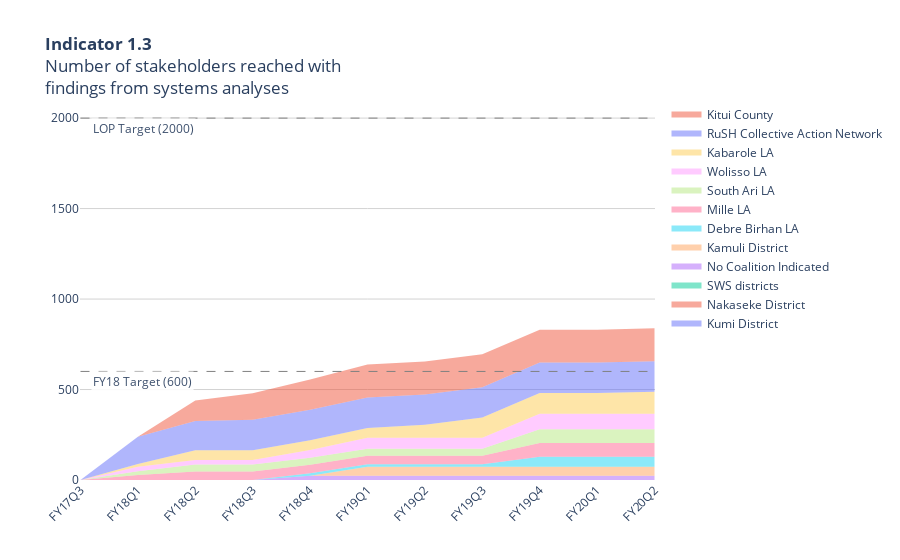

Notebook code for this chart:
### Code cell
fig = go.Figure()

y_store = np.array([0]* len(df13_c.columns))

for row in df13_c.iterrows():
    x = df13_c.columns
    y = row[1].to_numpy()
    y_store = y_store + y
    if row[0] == df13_c.index[0]:
        fig.add_trace(go.Scatter(x=x, y=y_store, fill='tozeroy', 
                                 mode='none', name=row[0]))
    else:
        fig.add_trace(go.Scatter(x=x, y=y_store, fill='tonexty', 
                                 mode='none', name=row[0])) 

fig.update_layout(plot_bgcolor='rgba(0,0,0,0)',
                  title_text='<b>Indicator 1.3</b><br>'+
                  'Number of stakeholders reached with <br>'+
                  'findings from systems analyses')

# update y axes
fig.update_yaxes(showgrid=True, gridwidth=1, gridcolor='lightgrey',
                range=[0, 2100])

# update x axes
fig.update_xaxes(tickangle=-45)

# add target line
fig.add_shape(dict(
    type='line',
    x0=0, x1=len(df13_c.columns)-1, y0=600, y1=600,
    line=dict(color='grey', width=1, dash='dash')))

fig.add_annotation(dict(x=0, y=600, text='FY18 Target (600)',
                          xanchor='left', yanchor='top', xshift=10, 
                          showarrow=False, bgcolor='white', opacity=.9))

fig.add_shape(dict(
    type='line',
    x0=0, x1=len(df13_c.columns)-1, y0=2000, y1=2000,
    line=dict(color='grey', width=1, dash='dash')))

fig.add_annotation(dict(x=0, y=2000, text='LOP Target (2000)',
                          xanchor='left', yanchor='top', xshift=10, 
                          showarrow=False, bgcolor='white', opacity=.9))

# Remove mode bar
config = {'displayModeBar': False}

fig.show(config=config)

### Figure 1 — Plotly figure (JSON) as saved in the notebook; plotly's stock layout.template omitted (floating-point values rounded to 4 significant figures)
{"data": [{"fill": "tozeroy", "mode": "none", "name": "Kumi District", "type": "scatter", "x": ["FY17Q3", "FY18Q1", "FY18Q2", "FY18Q3", "FY18Q4", "FY19Q1", "FY19Q2", "FY19Q3", "FY19Q4", "FY20Q1", "FY20Q2"], "y": [0, 0, 0, 0, 0, 0, 0, 0, 0, 0, 0]}, {"fill": "tonexty", "mode": "none", "name": "Nakaseke District", "type": "scatter", "x": ["FY17Q3", "FY18Q1", "FY18Q2", "FY18Q3", "FY18Q4", "FY19Q1", "FY19Q2", "FY19Q3", "FY19Q4", "FY20Q1", "FY20Q2"], "y": [0, 0, 0, 0, 0, 0, 0, 0, 0, 0, 0]}, {"fill": "tonexty", "mode": "none", "name": "SWS districts", "type": "scatter", "x": ["FY17Q3", "FY18Q1", "FY18Q2", "FY18Q3", "FY18Q4", "FY19Q1", "FY19Q2", "FY19Q3", "FY19Q4", "FY20Q1", "FY20Q2"], "y": [0, 0, 0, 0, 0, 0, 0, 0, 0, 0, 0]}, {"fill": "tonexty", "mode": "none", "name": "No Coalition Indicated", "type": "scatter", "x": ["FY17Q3", "FY18Q1", "FY18Q2", "FY18Q3", "FY18Q4", "FY19Q1", "FY19Q2", "FY19Q3", "FY19Q4", "FY20Q1", "FY20Q2"], "y": [0, 0, 0, 0, 23, 23, 23, 23, 23, 23, 23]}, {"fill": "tonexty", "mode": "none", "name": "Kamuli District", "type": "scatter", "x": ["FY17Q3", "FY18Q1", "FY18Q2", "FY18Q3", "FY18Q4", "FY19Q1", "FY19Q2", "FY19Q3", "FY19Q4", "FY20Q1", "FY20Q2"], "y": [0, 0, 0, 0, 23, 73, 73, 73, 73, 73, 73]}, {"fill": "tonexty", "mode": "none", "name": "Debre Birhan LA", "type": "scatter", "x": ["FY17Q3", "FY18Q1", "FY18Q2", "FY18Q3", "FY18Q4", "FY19Q1", "FY19Q2", "FY19Q3", "FY19Q4", "FY20Q1", "FY20Q2"], "y": [0, 0, 0, 0, 37, 87, 87, 87, 129, 129, 129]}, {"fill": "tonexty", "mode": "none", "name": "Mille LA", "type": "scatter", "x": ["FY17Q3", "FY18Q1", "FY18Q2", "FY18Q3", "FY18Q4", "FY19Q1", "FY19Q2", "FY19Q3", "FY19Q4", "FY20Q1", "FY20Q2"], "y": [0, 28, 47, 47, 84, 134, 134, 134, 204, 204, 204]}, {"fill": "tonexty", "mode": "none", "name": "South Ari LA", "type": "scatter", "x": ["FY17Q3", "FY18Q1", "FY18Q2", "FY18Q3", "FY18Q4", "FY19Q1", "FY19Q2", "FY19Q3", "FY19Q4", "FY20Q1", "FY20Q2"], "y": [0, 48, 86, 86, 123, 173, 173, 173, 280, 280, 280]}, {"fill": "tonexty", "mode": "none", "name": "Wolisso LA", "type": "scatter", "x": ["FY17Q3", "FY18Q1", "FY18Q2", "FY18Q3", "FY18Q4", "FY19Q1", "FY19Q2", "FY19Q3", "FY19Q4", "FY20Q1", "FY20Q2"], "y": [0, 73, 111, 111, 166, 234, 234, 234, 366, 366, 366]}, {"fill": "tonexty", "mode": "none", "name": "Kabarole LA", "type": "scatter", "x": ["FY17Q3", "FY18Q1", "FY18Q2", "FY18Q3", "FY18Q4", "FY19Q1", "FY19Q2", "FY19Q3", "FY19Q4", "FY20Q1", "FY20Q2"], "y": [0, 89, 165, 165, 220, 288, 305, 345, 481, 481, 488]}, {"fill": "tonexty", "mode": "none", "name": "RuSH Collective Action Network", "type": "scatter", "x": ["FY17Q3", "FY18Q1", "FY18Q2", "FY18Q3", "FY18Q4", "FY19Q1", "FY19Q2", "FY19Q3", "FY19Q4", "FY20Q1", "FY20Q2"], "y": [0, 239, 326, 333, 388, 456, 473, 513, 649, 649, 656]}, {"fill": "tonexty", "mode": "none", "name": "Kitui County", "type": "scatter", "x": ["FY17Q3", "FY18Q1", "FY18Q2", "FY18Q3", "FY18Q4", "FY19Q1", "FY19Q2", "FY19Q3", "FY19Q4", "FY20Q1", "FY20Q2"], "y": [0, 239, 440, 479, 555, 638, 655, 695, 831, 831, 838]}], "layout": {"annotations": [{"bgcolor": "white", "opacity": 0.9, "showarrow": false, "text": "FY18 Target (600)", "x": 0, "xanchor": "left", "xshift": 10, "y": 600, "yanchor": "top"}, {"bgcolor": "white", "opacity": 0.9, "showarrow": false, "text": "LOP Target (2000)", "x": 0, "xanchor": "left", "xshift": 10, "y": 2000, "yanchor": "top"}], "plot_bgcolor": "rgba(0,0,0,0)", "shapes": [{"line": {"color": "grey", "dash": "dash", "width": 1}, "type": "line", "x0": 0, "x1": 10, "y0": 600, "y1": 600}, {"line": {"color": "grey", "dash": "dash", "width": 1}, "type": "line", "x0": 0, "x1": 10, "y0": 2000, "y1": 2000}], "title": {"text": "<b>Indicator 1.3</b><br>Number of stakeholders reached with <br>findings from systems analyses"}, "xaxis": {"tickangle": -45}, "yaxis": {"gridcolor": "lightgrey", "gridwidth": 1, "range": [0, 2100], "showgrid": true}}}
